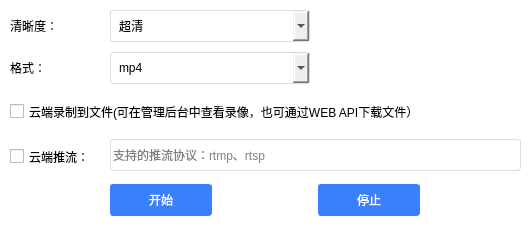
<?xml version="1.0" encoding="UTF-8"?>
<ui version="4.0">
 <class>DlgServerRecord</class>
 <widget class="QDialog" name="DlgServerRecord">
  <property name="geometry">
   <rect>
    <x>0</x>
    <y>0</y>
    <width>531</width>
    <height>228</height>
   </rect>
  </property>
  <property name="windowTitle">
   <string>云端录制/推流</string>
  </property>
  <property name="styleSheet">
   <string notr="true">QLineEdit, QComboBox, QPushButton
{
	min-height: 30px;
	min-width: 100px;
	border: 1px solid rgb(221,221,221);
	border-radius: 3px;
}

QPushButton:hover{
	background: rgb(239,239,239);
}

QPushButton:pressed{
	background: rgb(228,228,228);
}

QCheckBox{
	min-height: 30px;
}

#DlgServerRecord {
	background: rgb(255,255,255);
}

QComboBox {
	padding-left: 8px;
	padding-right: 8px;
}
QComboBox:hover {
	border-color:rgb(57,129,252);
}
QComboBox::drop-down {
	padding-top: 5px;
	image: url(:/Resources/dropDown.png);
}
QComboBox QAbstractItemView{
	margin-top:1;
	outline:0;	
	border:1px solid rgb(225,225,225);
	background-color:rgb(255,255,255);
	selection-background-color:rgb(80,145,255);
}
QComboBox QAbstractItemView::item{
	min-height:30px;
	max-height:30px;
}
QComboBox QAbstractItemView::item:hover{
    background-color:rgb(240,240,240);
	color:rgb(45,45,45);
}
QComboBox QAbstractItemView::item:selected{
    background-color:rgb(240,240,240);
	color:rgb(45,45,45);
}
#btnStartRecord, #btnStopRecord {
	background:rgb(57,129,252);
	color: rgb(255,255,255);
	border: 1px solid rgb(57,129,252);
	min-width: 100px;
}
#btnStartRecord:hover,#btnStopRecord:hover{
	background: rgb(80,145,255);
}

#btnStartRecord:pressed,#btnStopRecord:pressed{
	background: rgb(43,121,255);
}
</string>
  </property>
  <layout class="QFormLayout" name="formLayout">
   <property name="horizontalSpacing">
    <number>15</number>
   </property>
   <property name="verticalSpacing">
    <number>10</number>
   </property>
   <property name="leftMargin">
    <number>10</number>
   </property>
   <property name="topMargin">
    <number>10</number>
   </property>
   <property name="rightMargin">
    <number>10</number>
   </property>
   <property name="bottomMargin">
    <number>10</number>
   </property>
   <item row="0" column="0">
    <widget class="QLabel" name="label_4">
     <property name="text">
      <string>清晰度：</string>
     </property>
     <property name="alignment">
      <set>Qt::AlignLeading|Qt::AlignLeft|Qt::AlignVCenter</set>
     </property>
    </widget>
   </item>
   <item row="0" column="1">
    <widget class="QComboBox" name="cbDefinition">
     <property name="maximumSize">
      <size>
       <width>200</width>
       <height>16777215</height>
      </size>
     </property>
     <property name="currentIndex">
      <number>2</number>
     </property>
     <item>
      <property name="text">
       <string>标清</string>
      </property>
     </item>
     <item>
      <property name="text">
       <string>高清</string>
      </property>
     </item>
     <item>
      <property name="text">
       <string>超清</string>
      </property>
     </item>
    </widget>
   </item>
   <item row="1" column="0">
    <widget class="QLabel" name="label_2">
     <property name="text">
      <string>格式：</string>
     </property>
     <property name="alignment">
      <set>Qt::AlignLeading|Qt::AlignLeft|Qt::AlignVCenter</set>
     </property>
    </widget>
   </item>
   <item row="1" column="1">
    <widget class="QComboBox" name="cbFormat">
     <property name="sizePolicy">
      <sizepolicy hsizetype="Preferred" vsizetype="Fixed">
       <horstretch>0</horstretch>
       <verstretch>0</verstretch>
      </sizepolicy>
     </property>
     <property name="maximumSize">
      <size>
       <width>200</width>
       <height>16777215</height>
      </size>
     </property>
     <item>
      <property name="text">
       <string>mp4</string>
      </property>
     </item>
     <item>
      <property name="text">
       <string>flv</string>
      </property>
     </item>
     <item>
      <property name="text">
       <string>avi</string>
      </property>
     </item>
    </widget>
   </item>
   <item row="2" column="0" colspan="2">
    <widget class="QCheckBox" name="ckOutputFile">
     <property name="text">
      <string>云端录制到文件(可在管理后台中查看录像，也可通过WEB API下载文件）</string>
     </property>
    </widget>
   </item>
   <item row="4" column="0">
    <widget class="QCheckBox" name="ckOutputUrl">
     <property name="text">
      <string>云端推流：</string>
     </property>
    </widget>
   </item>
   <item row="4" column="1">
    <widget class="QLineEdit" name="editUrl">
     <property name="placeholderText">
      <string>支持的推流协议：rtmp、rtsp</string>
     </property>
    </widget>
   </item>
   <item row="5" column="0" colspan="2">
    <widget class="QWidget" name="widget" native="true">
     <layout class="QHBoxLayout" name="horizontalLayout_3">
      <property name="leftMargin">
       <number>0</number>
      </property>
      <property name="topMargin">
       <number>0</number>
      </property>
      <property name="rightMargin">
       <number>0</number>
      </property>
      <property name="bottomMargin">
       <number>0</number>
      </property>
      <item>
       <widget class="QPushButton" name="btnStartRecord">
        <property name="sizePolicy">
         <sizepolicy hsizetype="Fixed" vsizetype="Fixed">
          <horstretch>0</horstretch>
          <verstretch>0</verstretch>
         </sizepolicy>
        </property>
        <property name="text">
         <string>开始</string>
        </property>
       </widget>
      </item>
      <item>
       <widget class="QPushButton" name="btnStopRecord">
        <property name="sizePolicy">
         <sizepolicy hsizetype="Fixed" vsizetype="Fixed">
          <horstretch>0</horstretch>
          <verstretch>0</verstretch>
         </sizepolicy>
        </property>
        <property name="text">
         <string>停止</string>
        </property>
       </widget>
      </item>
     </layout>
    </widget>
   </item>
  </layout>
 </widget>
 <layoutdefault spacing="6" margin="11"/>
 <resources/>
 <connections/>
</ui>
